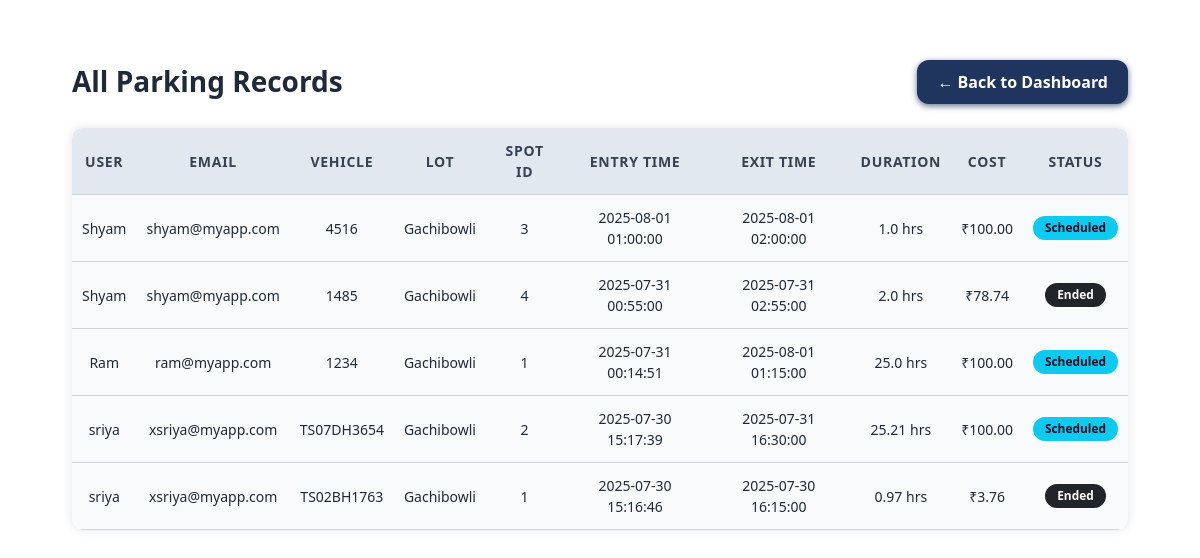
The page /admin/all_parking_records (signed in) on the database its author committed.
### backend/models.py (models this page shows, shortened)
class User(db.Model, UserMixin):
    __tablename__ = "User"
    id = db.Column(db.Integer, primary_key = True, autoincrement = True)
    name = db.Column(db.String, nullable = False)
    email = db.Column(db.String, unique =True, nullable = False)
    password = db.Column(db.String, nullable = False)
    address = db.Column(db.String, nullable = False)
    phone = db.Column(db.String, nullable = False)

class Vehicle(db.Model):
    __tablename__ = "Vehicle"
    id = db.Column(db.Integer, primary_key = True, autoincrement = True)
    user_id= db.Column(db.Integer, db.ForeignKey("User.id"), nullable = False)
    vehicle_type = db.Column(db.String, nullable = False)
    vehicle_number= db.Column(db.String, unique = True, nullable = False)
    user = db.relationship("User", backref = "vehicles")

class ParkingLot(db.Model):
    __tablename__ = "ParkingLot"
    id = db.Column(db.Integer, primary_key = True, autoincrement = True)
    location = db.Column(db.String, nullable = False)
    address = db.Column(db.String, nullable = False)
    price = db.Column(db.Integer, nullable = False)
    no_of_spots = db.Column(db.Integer, nullable = False)

class Reservation(db.Model):
    __tablename__ = "Reservation"
    id = db.Column(db.Integer, primary_key = True, autoincrement = True)
    spot_id = db.Column(db.Integer, db.ForeignKey("ParkingSpot.id"), nullable = False)
    user_id = db.Column(db.Integer, db.ForeignKey("User.id"), nullable = False)
    vehicle_id = db.Column(db.Integer, db.ForeignKey("Vehicle.id"), nullable=True)
    status = db.Column(db.String, nullable = False)
    cost = db.Column(db.Numeric(10, 2), nullable=False)
    entry_ts = db.Column(db.DateTime(timezone=True), default=lambda:datetime.now(IST))
    exit_ts = db.Column(db.DateTime(timezone=True))
    user = db.relationship("User", backref = "reservations")
    spot = db.relationship("ParkingSpot", backref = "reservations")
    vehicle = db.relationship("Vehicle", backref="reservations")

### backend/routes.py (the view)
@routes_bp.route('/admin/all_parking_records', methods=['GET'])
@login_required
def all_parking_records():
    reservations = Reservation.query.order_by(Reservation.entry_ts.desc()).all()
    records = []
    for res in reservations:
        user = res.user
        vehicle = res.vehicle
        lot = res.spot.lot
        spot = res.spot
        entry = res.entry_ts.astimezone(IST) if res.entry_ts else None
        exit_ = res.exit_ts.astimezone(IST) if res.exit_ts else None
        duration_hours = None
        if entry and exit_:
            duration_seconds = (exit_ - entry).total_seconds()
            duration_hours = round(duration_seconds / 3600, 2)
        records.append({
            "user_name": user.name,
            "user_email": user.email,
            "vehicle_number": vehicle.vehicle_number if vehicle else "N/A",
            "lot_address": lot.address,
            "spot_id": spot.id,
            "entry_ts": entry.strftime('%Y-%m-%d %H:%M:%S') if entry else "N/A",
            "exit_ts": exit_.strftime('%Y-%m-%d %H:%M:%S') if exit_ else "N/A",
            "duration": f"{duration_hours} hrs" if duration_hours else "N/A",
            "cost": f"₹{res.cost:.2f}" if res.cost else "₹0.00",
            "status": res.status,
        })
    return render_template('admin/all_parking_records.html', records=records)

### templates/admin/all_parking_records.html (shortened to what this page needs)
<!DOCTYPE html>
<html lang="en">
<head>
  <link rel="stylesheet" href="{{ url_for('static', filename='css/bootstrap.min.css') }}" />
</head>
<body>
  <div class="container">
    <div class="top-bar">
      <h2>All Parking Records</h2>
      <a href="{{ url_for('routes_bp.admin_dashboard') }}" class="btn-back">← Back to Dashboard</a>
    </div>
    <div class="table-responsive">
      <table>
        <thead>
          <tr>
            <th>User</th>
            <th>Email</th>
            <th>Vehicle</th>
            <th>Lot</th>
            <th>Spot ID</th>
            <th>Entry Time</th>
            <th>Exit Time</th>
            <th>Duration</th>
            <th>Cost</th>
            <th>Status</th>
          </tr>
        </thead>
        <tbody>
          {% for record in records %}
          <tr>
            <td>{{ record.user_name }}</td>
            <td>{{ record.user_email }}</td>
            <td>{{ record.vehicle_number }}</td>
            <td>{{ record.lot_address }}</td>
            <td>{{ record.spot_id }}</td>
            <td>{{ record.entry_ts }}</td>
            <td>{{ record.exit_ts }}</td>
            <td>{{ record.duration }}</td>
            <td>{{ record.cost }}</td>
            <td>
              <span class="badge {% if record.status == 'Active' %}bg-success
                          {% elif record.status == 'Scheduled' %}bg-info
                          {% elif record.status == 'Cancelled' %}bg-secondary
                          {% else %}bg-dark{% endif %}">
                {{ record.status }}
              </span>
            </td>
          </tr>
          {% endfor %}
        </tbody>
      </table>
    </div>
  </div>
</body>
</html>

### templates/admin/all_parking_records.html (style rules this page uses)
body { background-color: #ffffff; color: #1f2937; font-family: 'Segoe UI', Tahoma, Geneva, Verdana, sans-serif; margin: 0; padding: 0; min-height: 100vh; display: flex; flex-direction: column; align-items: center; }
.container { margin-top: 60px; width: 90%; max-width: 1200px; }
.top-bar { display: flex; justify-content: space-between; align-items: center; margin-bottom: 24px; }
.top-bar h2 { color: #1f2937; font-weight: 700; font-size: 28px; margin: 0; }
.btn-back { background-color: #1f355d; border: none; color: white; padding: 10px 20px; border-radius: 12px; font-weight: 600; cursor: pointer; text-decoration: none; transition: background-color 0.3s ease; user-select: none; box-shadow: 0 2px 6px rgb(31 53 93 / 0.7); }
.table-responsive { overflow-x: auto; box-shadow: 0 0 10px rgb(0 0 0 / 0.1); border-radius: 10px; }
table { width: 100%; border-collapse: separate; border-spacing: 0; background-color: #f9fafb; color: #1f2937; border-radius: 10px; overflow: hidden; font-size: 14px; box-shadow: 0 1px 8px rgb(0 0 0 / 0.15); }
thead { background-color: #e2e8f0; }
th, td { padding: 12px 10px; text-align: center; vertical-align: middle; border-bottom: 1px solid #d1d5db; }
th { color: #374151; font-weight: 600; user-select: none; letter-spacing: 0.05em; text-transform: uppercase; }
.badge { padding: 6px 12px; border-radius: 12px; font-weight: 600; font-size: 0.85em; display: inline-block; }
.bg-info { background-color: #0dcaf0; color: #0d0920; box-shadow: none; }
.bg-dark { background-color: #343a40; color: white; box-shadow: none; }

### rows shown on the page
User: user_name "Shyam" "Shyam", user_email "shyam@myapp.com" "shyam@myapp.com"
Vehicle: vehicle_number "4516"
ParkingLot: lot_address "Gachibowli" "Gachibowli" "Gachibowli" "Gachibowli" "Gachibowli"
Reservation: status "Scheduled"
Vehicle: vehicle_number "1485"
Reservation: status "Ended"
User: user_name "Ram", user_email "ram@myapp.com"
Vehicle: vehicle_number "1234"
Reservation: status "Scheduled"
User: user_name "sriya" "sriya", user_email "xsriya@myapp.com" "xsriya@myapp.com"
Vehicle: vehicle_number "TS07DH3654"
Reservation: status "Scheduled"
Vehicle: vehicle_number "TS02BH1763"
Reservation: status "Ended"

### other values the page prints
{{ record.spot_id }} "3" "4" "1" "2" "1"
{{ record.entry_ts }} "2025-08-01 01:00:00" "2025-07-31 00:55:00" "2025-07-31 00:14:51" "2025-07-30 15:17:39" "2025-07-30 15:16:46"
{{ record.exit_ts }} "2025-08-01 02:00:00" "2025-07-31 02:55:00" "2025-08-01 01:15:00" "2025-07-31 16:30:00" "2025-07-30 16:15:00"
{{ record.duration }} "1.0 hrs" "2.0 hrs" "25.0 hrs" "25.21 hrs" "0.97 hrs"
{{ record.cost }} "₹100.00" "₹78.74" "₹100.00" "₹100.00" "₹3.76"
